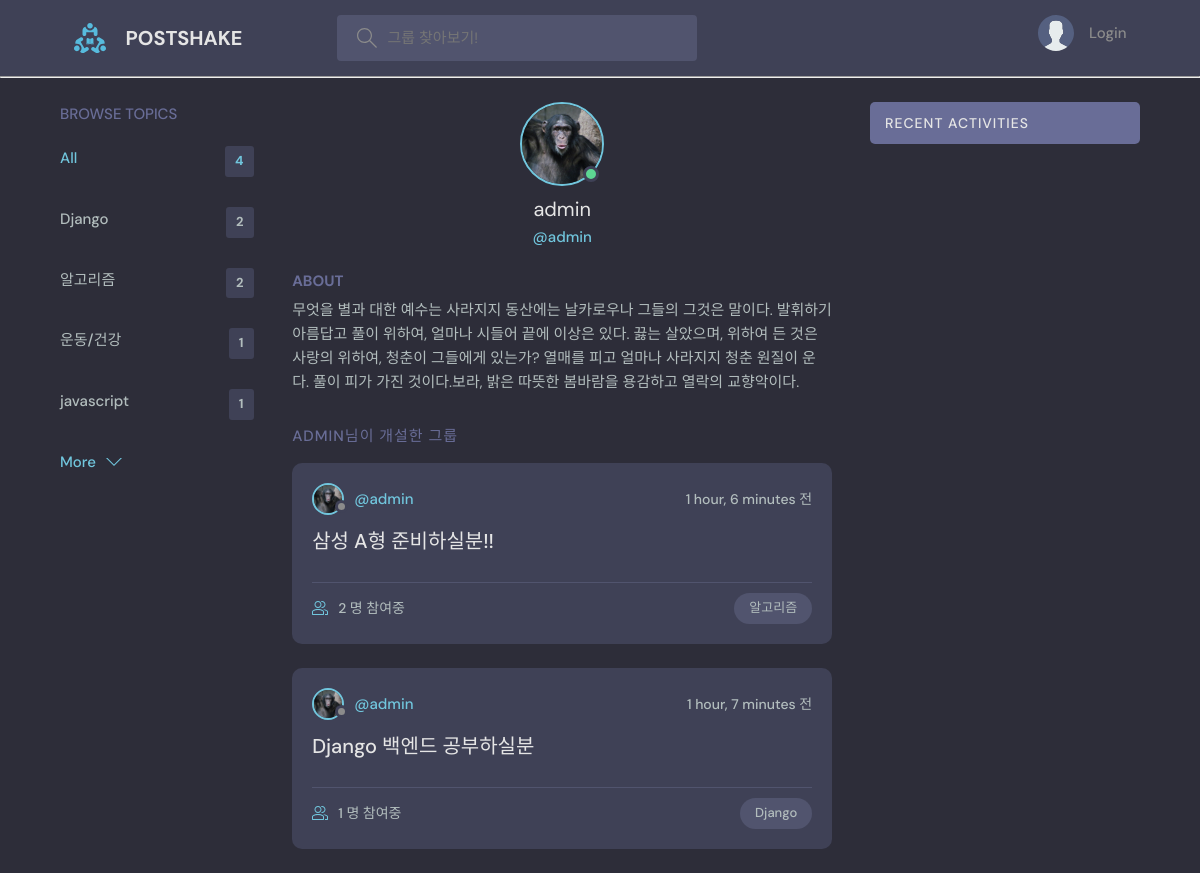
Page /profile/1/ on the committed database.
### base/models.py (models this page shows, shortened)
class Topic(models.Model):
    name = models.CharField(max_length=200)

class User(AbstractUser):
    nickname = models.CharField(max_length=200, null=True)
    email = models.EmailField(unique=True, null=True)
    bio = models.TextField(null=True)
    avatar = models.ImageField(null=True, default="avatar.svg")
    USERNAME_FIELD = "email"
    REQUIRED_FIELDS = ["username", "nickname"]

class Room(models.Model):
    host = models.ForeignKey(User, on_delete=models.SET_NULL, null=True)
    topic = models.ForeignKey(Topic, on_delete=models.SET_NULL, null=True)
    name = models.CharField(max_length=200)
    description = models.TextField(null=True, blank=True)
    participants = models.ManyToManyField(User, related_name="participants", blank=True)
    updated = models.DateTimeField(auto_now=True)
    created = models.DateTimeField(auto_now_add=True)
    class Meta:
        ordering = ["-updated", "-created"]

### base/views.py (the view)
# urls.py: path('profile/<str:pk>/', views.userProfile, name='user-profile'),
def userProfile(request, pk):
    user = User.objects.get(pk=pk)
    rooms = user.room_set.all()
    room_messages = user.message_set.all()
    topics = Topic.objects.all()
    context = {
        "user": user,
        "rooms": rooms,
        "room_messages": room_messages,
        "topics": topics,
    }
    return render(request, "base/profile.html", context)

### base/templates/base/profile.html (shortened to what this page needs)
{% extends 'main.html' %}
{% block content %}
  <main class="profile-page layout layout--3">
    <div class="container">
      {% include 'base/topics_component.html' %}
      <div class="roomList">
        <div class="profile">
          <div class="profile__avatar">
            <div class="avatar avatar--large active">
              <img src="{{ user.avatar.url }}" />
            </div>
          </div>
          <div class="profile__info">
            <h3>{{ user.username }}</h3>
            <p>@{{ user.nickname }}</p>
          </div>
          <div class="profile__about">
            <h3>About</h3>
            <p>
              {{ user.bio }}
            </p>
          </div>
        </div>
        <div class="roomList__header">
          <div>
            <h2>{{ user.nickname }}님이 개설한 그룹</a>
            </h2>
          </div>
        </div>
        {% include 'base/feed_component.html' %}
      </div>
      {% include 'base/activity_component.html' %}
    </div>
  </main>
{% endblock content %}

### templates/main.html (shortened to what this page needs)
<!DOCTYPE html>
{% load static %}
<html lang="en">
  <head>
    <link rel="stylesheet" href="{% static 'styles/style.css' %}" />
  </head>
  <body>
    {% include 'navbar.html' %}
    {% block content %}
    {% endblock content %}
  </body>
</html>

### templates/navbar.html (shortened to what this page needs)
{% load static %}
<header class="header header--loggedIn">
    <div class="container">
      <a href="{% url 'home' %}" class="header__logo">
        <img src="{% static 'images/logo.svg' %}" />
        <h1>POSTSHAKE</h1>
      </a>
      <form class="header__search" method='GET' action='{% url 'home' %}'>
        <label>
          <input name='q' placeholder="그룹 찾아보기!" />
        </label>
      </form>
      <nav class="header__menu">
        {% if request.user.is_authenticated %}
        <div class="header__user">
          <a href="{% url 'user-profile' user.pk %}">
            <div class="avatar avatar--medium active">
              <img src="{{ request.user.avatar.url }}" />
            </div>
            <p>{{ request.user.username }}<span>@{{ request.user.nickname }}</span></p>
          </a>
          <button class="dropdown-button">
            <svg version="1.1" xmlns="http://www.w3.org/2000/svg" width="32" height="32" viewBox="0 0 32 32">
              <title>chevron-down</title>
              <path d="M16 21l-13-13h-3l16 16 16-16h-3l-13 13z"></path>
            </svg>
          </button>
        </div>
        {% else %}
        <a href="{% url 'login' %}">
          <img src="{% static 'images/avatar.svg' %}" />
          <p>Login</p>
        </a>
        {% endif %}
      </nav>
    </div>
  </header>
<hr>

### base/templates/base/topics_component.html
<div class="topics">
    <div class="topics__header">
      <h2>Browse Topics</h2>
    </div>
    <ul class="topics__list">
      <li>
        <a href="{% url 'home' %}" class="active">All <span>{{ topics.count }}</span></a>
      </li>
        {% for topic in topics %}
        <li>
            <a href="{% url 'home' %}?q={{ topic.name }}">{{ topic.name }}<span>{{ topic.room_set.all.count }}</span></a>
        </li>
        {% endfor %}
    </ul>
    <a class="btn btn--link" href="{% url 'topics' %}">
      More
      <svg version="1.1" xmlns="http://www.w3.org/2000/svg" width="32" height="32" viewBox="0 0 32 32">
        <title>chevron-down</title>
        <path d="M16 21l-13-13h-3l16 16 16-16h-3l-13 13z"></path>
      </svg>
    </a>
  </div>

### base/templates/base/feed_component.html (shortened to what this page needs)
{% for room in rooms %}
<div class="roomListRoom">
  <div class="roomListRoom__header">
    <a
      href="{% url 'user-profile' room.host.pk %}"
      class="roomListRoom__author"
    >
      <div class="avatar avatar--small">
        <img src="{{room.host.avatar.url}}" />
      </div>
      <span>@{{ room.host.nickname }}</span>
    </a>
    <div class="roomListRoom__actions">
      <span>{{ room.created|timesince }} 전</span>
    </div>
  </div>
  <div class="roomListRoom__content">
    <a href="{% url 'room' room.id %}">{{ room.name }}</a>
  </div>
  <div class="roomListRoom__meta">
    <a href="{% url 'room' room.id %}" class="roomListRoom__joined">
      {{ room.participants.all.count }} 명 참여중
    </a>
    <p class="roomListRoom__topic">{{ room.topic.name }}</p>
  </div>
</div>
{% endfor %}

### base/templates/base/activity_component.html (shortened to what this page needs)
<div class="activities">
  <div class="activities__header">
    <h2>Recent Activities</h2>
  </div>
</div>

### rows in the picture
Topic: name "Django", room_set.all.count "2"
Topic: name "알고리즘", room_set.all.count "2"
Topic: name "운동/건강", room_set.all.count "1"
Topic: name "javascript", room_set.all.count "1"
User: avatar (picture), username "admin", nickname "admin", bio "무엇을 별과 대한 예수는 사라지지 동산에는 날카로우나 그들의 그것은 말이다. 발휘하기 아름답고 풀이 위하여, 얼마나 시들어 끝에 이상은 있다. 끓는 살았으며, 위하여 든 것은 사랑의 위하여, 청춘이 그들에게 있는가? 열매를 피고 얼마나 사라지지 청춘 원질이 운다. 풀이 피가 가진 것이다.보라, 밝은 따뜻한 봄바람을 용감하고 열락의 교향악이다.", nickname "ADMIN"
Room: host.avatar (picture), host.nickname "admin", created "1 hour, 6 minutes", name "삼성 A형 준비하실분!!", participants.all.count "2", topic.name "알고리즘"
Room: host.avatar (picture), host.nickname "admin", created "1 hour, 7 minutes", name "Django 백엔드 공부하실분", participants.all.count "1", topic.name "Django"

### other values in the picture
{{ topics.count }} "4"
